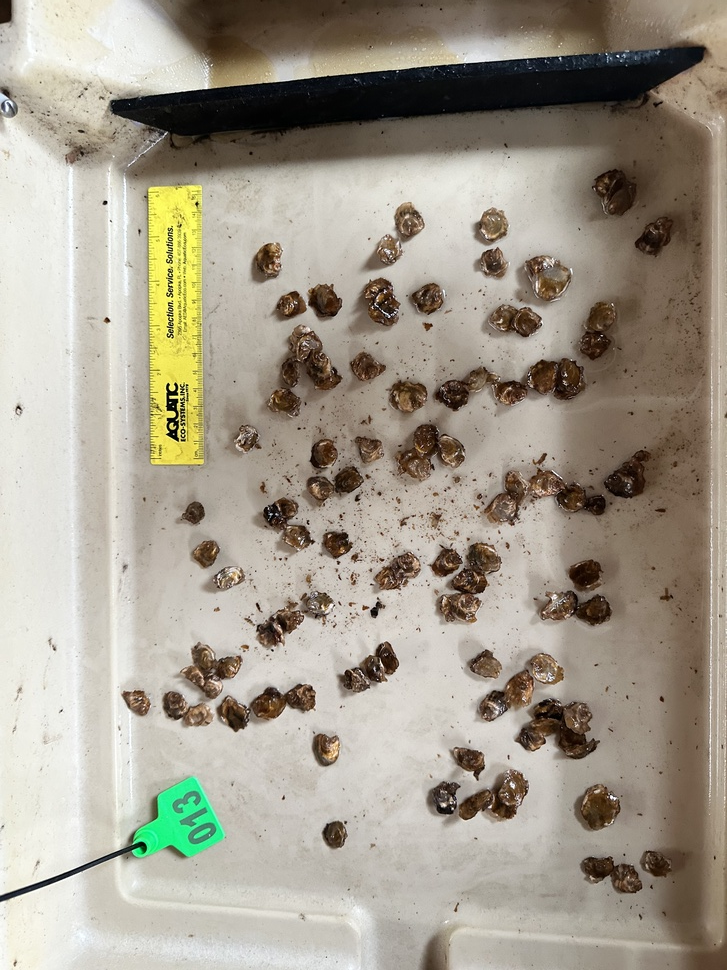
#> input picture data/outplant/sequim/size/polyic_outplant_tag013_20250626.jpeg, 727 x 970 px, shrunk from 3024 x 4032 before the run; its folder holds only this picture in this run
$ python oyster_measurement_analysis.py
#> lines starting #> are read from the running program, lines starting #| are printed output that depends on the picture; after the words box and inside, x2 and y2 are one past the last pixel; in counts of white or black regions, pixels touching at a corner belong together
#> in analyze_image, image is the input picture: shape (970, 727, 3); mean B, G, R 141.3, 155.5, 162.9
#!/usr/bin/env python3
"""
Oyster Measurement Analysis Script
Analyzes oyster images from outplant/sequim/size directory and extracts measurements
"""

import cv2
import numpy as np
import pandas as pd
import os
import re
from pathlib import Path
import matplotlib.pyplot as plt
from matplotlib.patches import Rectangle
import json

class OysterAnalyzer:
    def __init__(self, image_dir):
        self.image_dir = Path(image_dir)
        self.results = []

    def extract_tag_from_filename(self, filename):
        """Extract tag number from filename"""
        match = re.search(r'tag(\d+)', filename)
        return match.group(1) if match else "unknown"

    def extract_date_from_filename(self, filename):
        """Extract date from filename"""
        match = re.search(r'(\d{8})', filename)
        return match.group(1) if match else "unknown"

    def preprocess_image(self, image):
        """Preprocess image for oyster detection"""
        # Convert to grayscale
        gray = cv2.cvtColor(image, cv2.COLOR_BGR2GRAY)
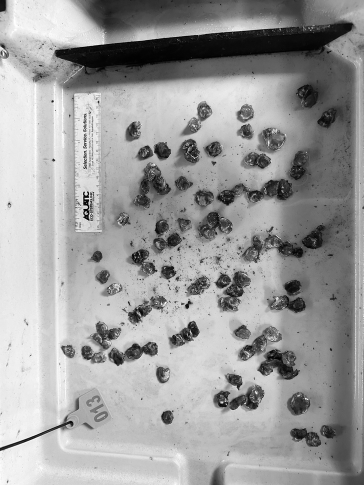
#> gray: shape (970, 727) (shown at 1/2 size); min 0, max 255, mean 156.1

        # Apply Gaussian blur to reduce noise
        blurred = cv2.GaussianBlur(gray, (5, 5), 0)

        # Apply adaptive thresholding
        thresh = cv2.adaptiveThreshold(blurred, 255, cv2.ADAPTIVE_THRESH_GAUSSIAN_C,
                                     cv2.THRESH_BINARY_INV, 11, 2)
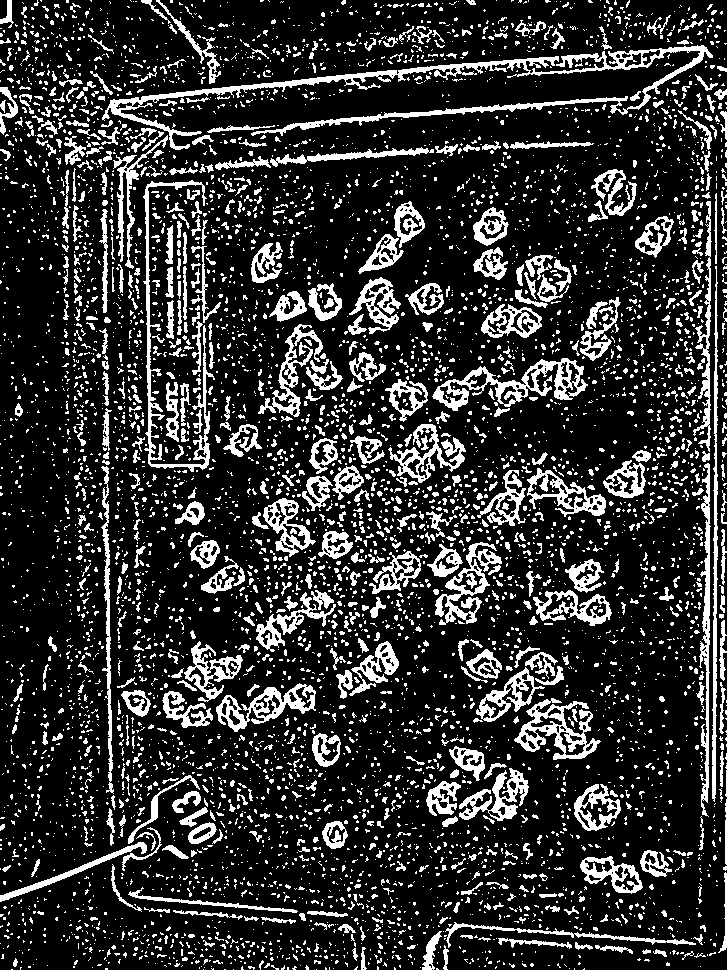
#> thresh: shape (970, 727); 19% white; 6156 white regions (5301 under 20 px), largest, box (x1, y1, x2, y2) and area: (102, 45, 713, 150) 7080, (432, 358, 588, 411) 2507, (143, 180, 215, 472) 2444

        # Morphological operations to clean up the image
        kernel = np.ones((3, 3), np.uint8)
        thresh = cv2.morphologyEx(thresh, cv2.MORPH_CLOSE, kernel)
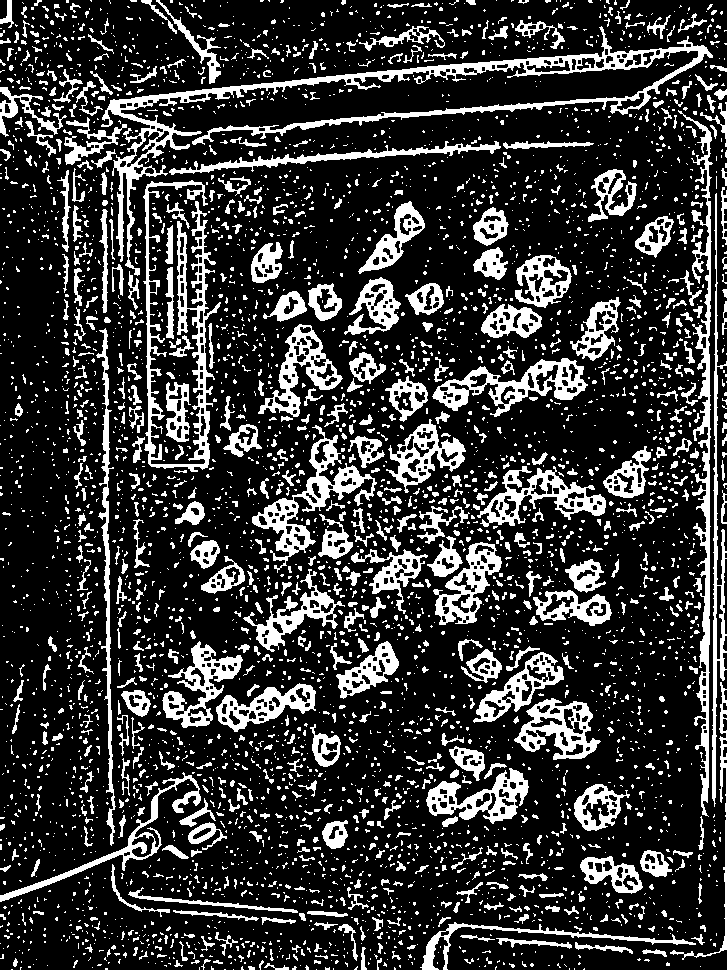
#> thresh: shape (970, 727); 21.4% white; 4393 white regions (3584 under 20 px), largest, box (x1, y1, x2, y2) and area: (101, 26, 713, 276) 10453, (143, 180, 221, 472) 5288, (678, 110, 713, 817) 4762
        thresh = cv2.morphologyEx(thresh, cv2.MORPH_OPEN, kernel)
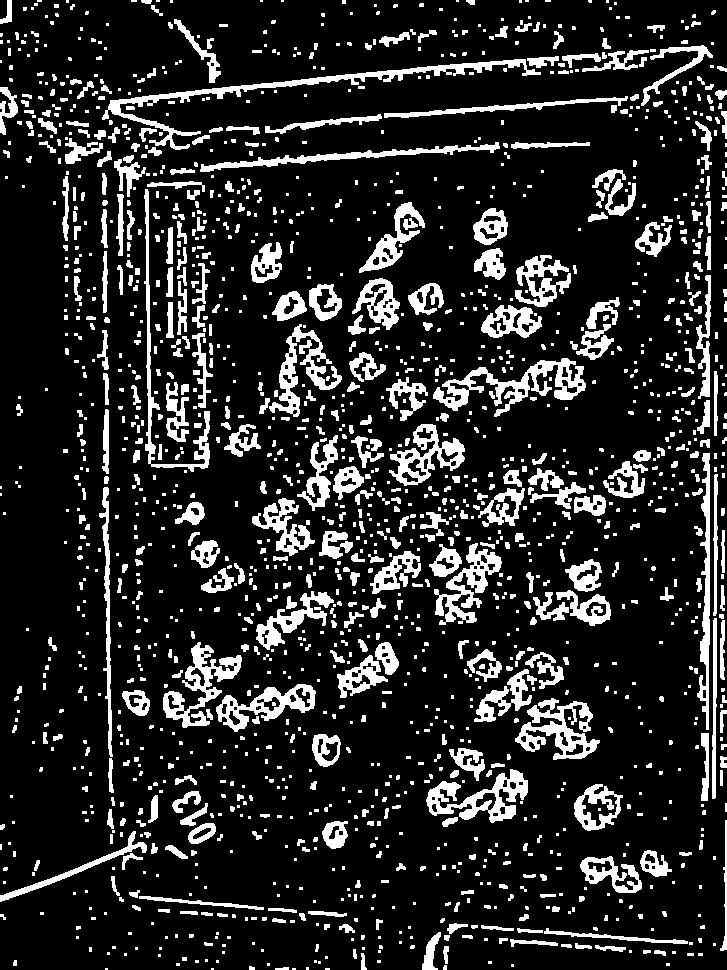
#> thresh: shape (970, 727); 16% white; 1758 white regions (1099 under 20 px)

        return thresh

    def detect_oysters(self, image, thresh):
        """Detect potential oyster contours"""
        # Find contours
        contours, _ = cv2.findContours(thresh, cv2.RETR_EXTERNAL, cv2.CHAIN_APPROX_SIMPLE)
#> contours = 1756 contours, 1334 with area under 20; largest, box (x1, y1, x2, y2) and area: (102, 59, 541, 150) 2750, (433, 358, 586, 417) 2640, (426, 769, 528, 823) 2280, (515, 698, 600, 760) 2163, (389, 424, 465, 486) 2102

        # Filter contours by area and aspect ratio
        oyster_contours = []
        for contour in contours:
            area = cv2.contourArea(contour)
            if area > 1000:  # Minimum area threshold
                x, y, w, h = cv2.boundingRect(contour)
                aspect_ratio = w / h if h > 0 else 0
                if 0.5 < aspect_ratio < 2.0:  # Reasonable oyster aspect ratio
                    oyster_contours.append(contour)
#> this loop made 1756 passes
#> (area, x, y, w, h, aspect_ratio) on passes 195, 316, 343, 448, 471, 542, 634, 720: (1031, 580, 856, 62, 37, 1.68), (1456, 574, 784, 49, 47, 1.04), (2279.5, 426, 769, 102, 54, 1.89), (2163, 515, 698, 85, 62, 1.37), (2029.5, 216, 684, 100, 48, 2.08), (2055, 163, 642, 79, 86, 0.919), (1276, 256, 591, 78, 59, 1.32), (1782.5, 434, 543, 68, 82, 0.829)
#> after the loop, oyster_contours = 14 contours; largest, box (x1, y1, x2, y2) and area: (426, 769, 528, 823) 2280, (515, 698, 600, 760) 2163, (389, 424, 465, 486) 2102, (163, 642, 242, 728) 2055, (434, 543, 502, 625) 1782

        return oyster_contours

    def measure_oyster(self, contour, pixel_to_mm_ratio=0.1):
        """Measure length and width of an oyster contour"""
        # Get bounding rectangle
        x, y, w, h = cv2.boundingRect(contour)

        # Get rotated bounding rectangle for more accurate measurements
        rect = cv2.minAreaRect(contour)
        box = cv2.boxPoints(rect)
        box = np.int0(box)

        # Calculate dimensions
        width = min(rect[1])
        height = max(rect[1])

        # Convert to mm (assuming pixel_to_mm_ratio)
        length_mm = height * pixel_to_mm_ratio
        width_mm = width * pixel_to_mm_ratio

        return length_mm, width_mm, (x, y, w, h)

    def analyze_image(self, image_path):
        """Analyze a single image and extract oyster measurements"""
        print(f"Analyzing {image_path.name}...")

        # Read image
        image = cv2.imread(str(image_path))
        if image is None:
            print(f"Could not read image: {image_path}")
            return []

        # Preprocess image
        thresh = self.preprocess_image(image)

        # Detect oysters
        oyster_contours = self.detect_oysters(image, thresh)

        # Sort contours by area (largest first) - measure all detected oysters
        oyster_contours = sorted(oyster_contours, key=cv2.contourArea, reverse=True)

        print(f"Found {len(oyster_contours)} oysters in {image_path.name}")
#| Found 14 oysters in polyic_outplant_tag013_20250626.jpeg

        # Measure each oyster
        measurements = []
        for i, contour in enumerate(oyster_contours):
            length_mm, width_mm, bbox = self.measure_oyster(contour)

            measurement = {
                'Image': image_path.name,
                'Date': self.extract_date_from_filename(image_path.name),
                'Tag': self.extract_tag_from_filename(image_path.name),
                'Oyster': f'oyster{i+1}',
                'Length': round(length_mm, 2),
                'Width': round(width_mm, 2)
            }
            measurements.append(measurement)

            # Draw bounding box on image for visualization
            x, y, w, h = bbox
            cv2.rectangle(image, (x, y), (x + w, y + h), (0, 255, 0), 2)
            cv2.putText(image, f'{i+1}', (x, y-10), cv2.FONT_HERSHEY_SIMPLEX, 0.5, (0, 255, 0), 1)
#> this loop made 14 passes
#> (x, y, w, h, rect in measure_oyster, box in measure_oyster, width in measure_oyster, height in measure_oyster) on passes 1 to 3: (426, 769, 102, 54, ((478.1, 799.6), (103.1, 49.24), -10.01), [[431, 832], [423, 784], [524, 766], [533, 814]], 49.24, 103.1), (515, 698, 85, 62, ((558.4, 729.2), (60.49, 83.81), -82.57), [[596, 764], [512, 753], [520, 693], [603, 704]], 60.49, 83.81), (389, 424, 76, 62, ((425.8, 458.3), (71.42, 56.57), -45), [[420, 503], [380, 463], [431, 413], [471, 453]], 56.57, 71.42)
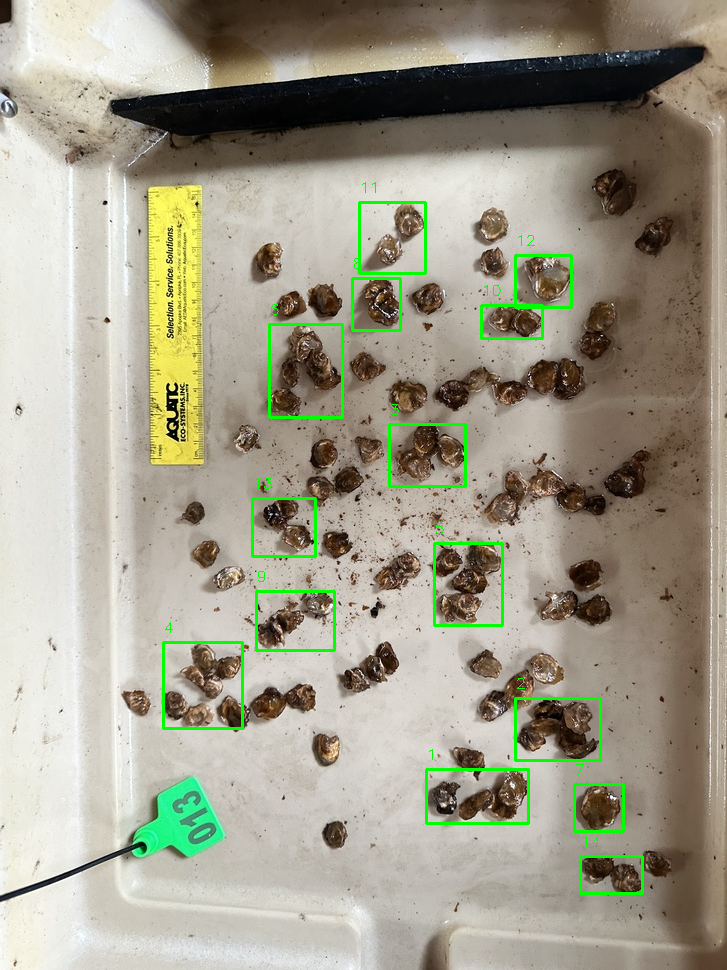
#> image: shape (970, 727, 3); 1.59% of pixels changed, all inside (x1, y1, x2, y2) = (162, 182, 644, 895)
#> after the loop, measurements = 14 items

        # Save annotated image
        output_dir = self.image_dir / 'annotated'
        output_dir.mkdir(exist_ok=True)
        annotated_path = output_dir / f"annotated_{image_path.name}"
        cv2.imwrite(str(annotated_path), image)

        return measurements

    def analyze_all_images(self):
        """Analyze all images in the directory"""
        image_files = list(self.image_dir.glob('*.jpeg')) + list(self.image_dir.glob('*.jpg'))

        all_measurements = []
        for image_file in sorted(image_files):
            measurements = self.analyze_image(image_file)
#> measurements = 14 items
            all_measurements.extend(measurements)

        return all_measurements

    def save_results(self, measurements, output_file):
        """Save results to CSV file"""
        df = pd.DataFrame(measurements)
        df.to_csv(output_file, index=False)
        print(f"Results saved to {output_file}")

        # Print summary
        print(f"\nSummary:")
        print(f"Total images analyzed: {df['Image'].nunique()}")
        print(f"Total oysters measured: {len(df)}")
        print(f"Average length: {df['Length'].mean():.2f} mm")
        print(f"Average width: {df['Width'].mean():.2f} mm")

        return df

def main():
    # Set up paths
    image_dir = Path("data/outplant/sequim/size")
    output_file = image_dir / "oyster_measurements.csv"

    # Create analyzer
    analyzer = OysterAnalyzer(image_dir)

    # Analyze all images
    print("Starting oyster measurement analysis...")
    measurements = analyzer.analyze_all_images()
#> measurements = 14 items

    if measurements:
        # Save results
        df = analyzer.save_results(measurements, output_file)
#> in save_results, `df = pd.DataFrame(measurements)`: df = table of 14 rows and 6 columns
#| Total images analyzed: 1
#| Total oysters measured: 14
#| Average length: 7.39 mm
#| Average width: 4.69 mm
#> df = table of 14 rows and 6 columns

        # Create summary by tag
        print("\nSummary by tag:")
        tag_summary = df.groupby('Tag').agg({
            'Oyster': 'count',
            'Length': ['mean', 'std'],
            'Width': ['mean', 'std']
        }).round(2)
#> tag_summary = table of 1 rows and 5 columns
        print(tag_summary)
#|     Oyster Length       Width
#|      count   mean   std  mean   std
#| Tag
#| 013     14   7.39  1.87  4.69  1.02

    else:
        print("No measurements were extracted. Please check the images and parameters.")

if __name__ == "__main__":
    main()

$ run again, on data/outplant/sequim/size/polyic_outplant_tag017_20250626.jpeg
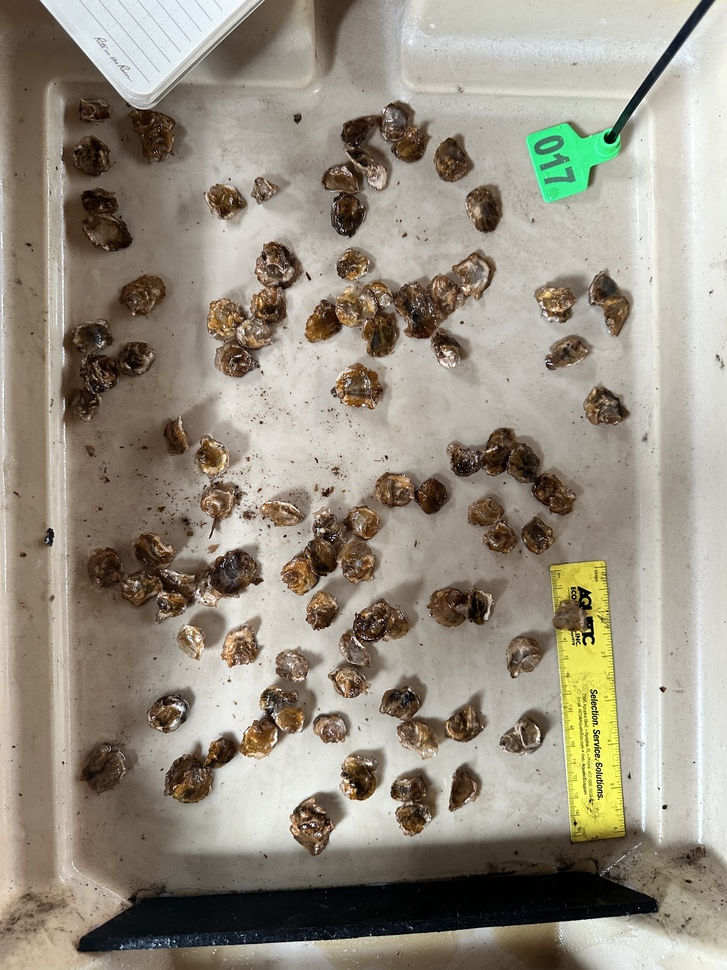
#> input picture data/outplant/sequim/size/polyic_outplant_tag017_20250626.jpeg, 727 x 970 px, shrunk from 3024 x 4032 before the run
#> in analyze_image, image is the input picture: shape (970, 727, 3); mean B, G, R 129.5, 143.6, 151.1
#> in preprocess_image, `thresh = cv2.morphologyEx(thresh, cv2.MORPH_OPEN, kernel)`:
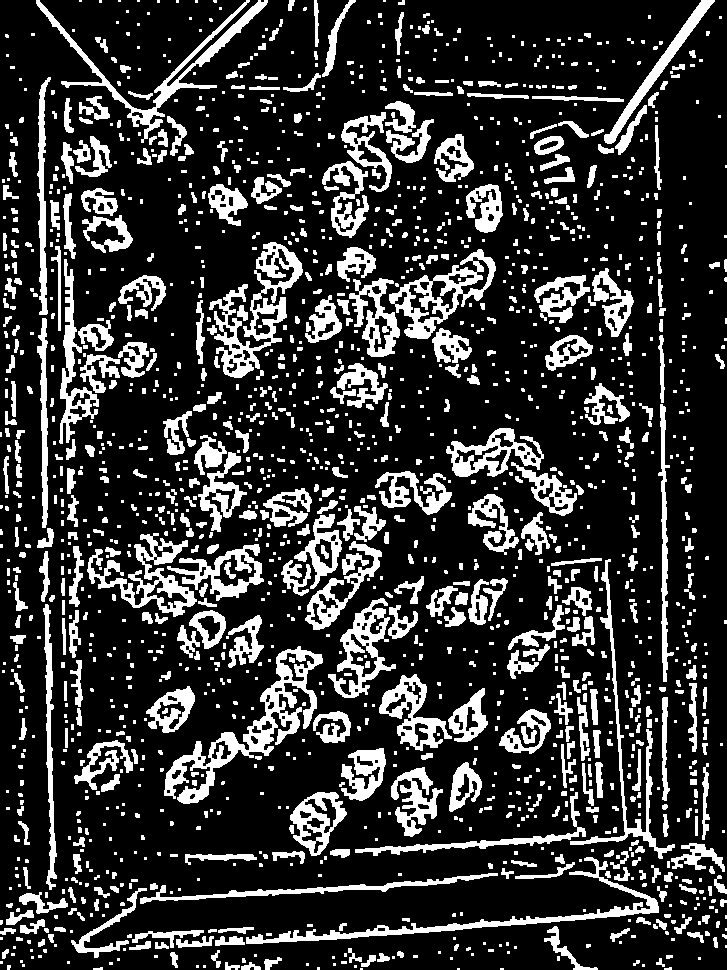
#> thresh: shape (970, 727); 20.7% white; 1781 white regions (1057 under 20 px)
#> contours = 1772 contours, 1283 with area under 20; largest, box (x1, y1, x2, y2) and area: (164, 646, 323, 804) 5217, (389, 249, 496, 339) 4013, (209, 242, 303, 378) 3954, (87, 533, 197, 617) 2902, (36, 0, 268, 143) 2805
#> the loop in detect_oysters, `for contour in contours:` made 1772 passes
#> (area, x, y, w, h, aspect_ratio) on passes 170, 198, 300, 302, 337, 372, 469, 473: (1318, 140, 873, 358, 31, 11.55), (2616, 246, 857, 413, 87, 4.75), (1165.5, 355, 792, 231, 64, 3.61), (2133.5, 290, 792, 57, 64, 0.891), (1429.5, 391, 767, 52, 70, 0.743), (1272, 341, 748, 45, 53, 0.849), (1117.5, 448, 688, 40, 54, 0.741), (1315.5, 146, 686, 49, 47, 1.04)
#> after the loop in detect_oysters, `for contour in contours:`: oyster_contours = 25 contours; largest, box (x1, y1, x2, y2) and area: (164, 646, 323, 804) 5217, (389, 249, 496, 339) 4013, (209, 242, 303, 378) 3954, (87, 533, 197, 617) 2902, (36, 0, 268, 143) 2805
#| Found 25 oysters in polyic_outplant_tag017_20250626.jpeg
#> the loop in analyze_image, `for i, contour in enumerate(oyster_contours):` made 25 passes
#> (x, y, w, h, rect in measure_oyster, box in measure_oyster, width in measure_oyster, height in measure_oyster) on passes 1 to 3: (164, 646, 159, 158, ((251, 732.7), (210.5, 71), -45.81), [[203, 832], [152, 783], [298, 632], [349, 682]], 71, 210.5), (389, 249, 107, 90, ((448.3, 295.5), (111.3, 58.65), -25.31), [[410, 345], [385, 292], [486, 245], [511, 298]], 58.65, 111.3), (209, 242, 94, 136, ((255, 309.8), (137.5, 79.68), -50.83), [[242, 388], [180, 337], [267, 231], [329, 281]], 79.68, 137.5)
#> after the loop in analyze_image, `for i, contour in enumerate(oyster_contours):`:
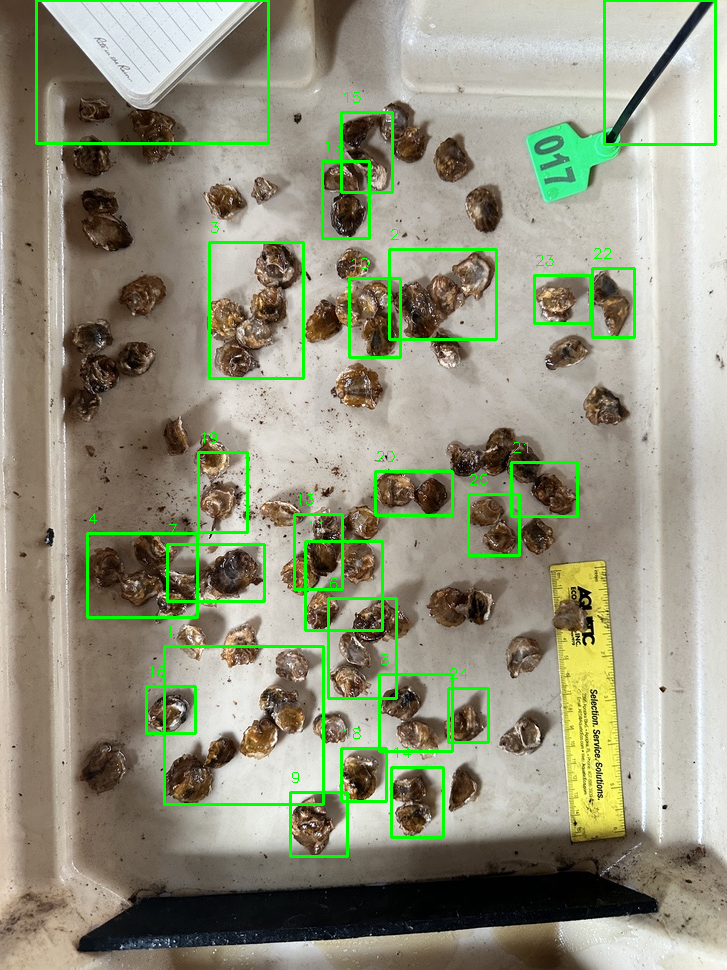
#> image: shape (970, 727, 3); 3.37% of pixels changed, all inside (x1, y1, x2, y2) = (35, 0, 717, 858)
#| Total images analyzed: 1
#| Total oysters measured: 25
#| Average length: 9.47 mm
#| Average width: 5.14 mm
#|     Oyster Length       Width
#|      count   mean   std  mean   std
#| Tag
#| 017     25   9.47  4.76  5.14  2.41
